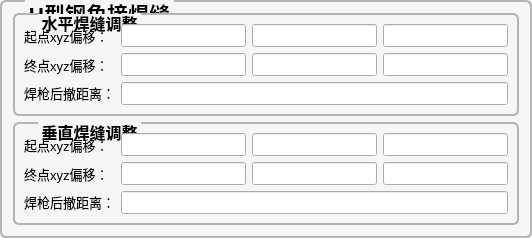
        <widget class="QGroupBox" name="groupBox_23">
         <property name="sizePolicy">
          <sizepolicy hsizetype="Preferred" vsizetype="Preferred">
           <horstretch>4</horstretch>
           <verstretch>2</verstretch>
          </sizepolicy>
         </property>
         <property name="font">
          <font>
           <pointsize>16</pointsize>
           <bold>true</bold>
          </font>
         </property>
         <property name="styleSheet">
          <string notr="true">QGroupBox {
	color: rgb(0, 0, 0);
	background-color: #f6f6f6;
    border-width: 2px;
    border-radius: 6px;
   border-style:solid;
  border-color: #b4b4b4;
  margin-top: 2ex;
}
QGroupBox::title {
     subcontrol-origin: margin;
     subcontrol-position: top left;
   left:25px;
     margin-left: 0px;
     padding:0 1px;
}</string>
         </property>
         <property name="title">
          <string>H型钢角接焊缝</string>
         </property>
         <property name="alignment">
          <set>Qt::AlignCenter</set>
         </property>
         <layout class="QGridLayout" name="gridLayout_24">
          <item row="0" column="0">
           <layout class="QVBoxLayout" name="verticalLayout_6">
            <item>
             <widget class="QGroupBox" name="groupBox_24">
              <property name="font">
               <font>
                <pointsize>12</pointsize>
                <bold>true</bold>
               </font>
              </property>
              <property name="styleSheet">
               <string notr="true">QGroupBox {
	color: rgb(0, 0, 0);
	background-color: #f6f6f6;
    border-width: 2px;
    border-radius: 6px;
   border-style:solid;
  border-color: #b4b4b4;
  margin-top: 2ex;
}
QGroupBox::title {
     subcontrol-origin: margin;
     subcontrol-position: top left;
   left:25px;
     margin-left: 0px;
     padding:0 1px;
}</string>
              </property>
              <property name="title">
               <string>水平焊缝调整</string>
              </property>
              <property name="alignment">
               <set>Qt::AlignCenter</set>
              </property>
              <layout class="QGridLayout" name="gridLayout_21">
               <item row="0" column="0">
                <widget class="QLabel" name="label_25">
                 <property name="font">
                  <font>
                   <pointsize>10</pointsize>
                   <bold>false</bold>
                  </font>
                 </property>
                 <property name="styleSheet">
                  <string notr="true">color: rgb(0, 0, 0);</string>
                 </property>
                 <property name="text">
                  <string>起点xyz偏移：</string>
                 </property>
                </widget>
               </item>
               <item row="0" column="1">
                <widget class="QLineEdit" name="lineEdit_PPFHStart_X_Shift">
                 <property name="sizePolicy">
                  <sizepolicy hsizetype="Expanding" vsizetype="Fixed">
                   <horstretch>0</horstretch>
                   <verstretch>0</verstretch>
                  </sizepolicy>
                 </property>
                 <property name="font">
                  <font>
                   <pointsize>10</pointsize>
                   <bold>false</bold>
                  </font>
                 </property>
                </widget>
               </item>
               <item row="0" column="2">
                <widget class="QLineEdit" name="lineEdit_PPFHStart_Y_Shift">
                 <property name="font">
                  <font>
                   <pointsize>10</pointsize>
                   <bold>false</bold>
                  </font>
                 </property>
                </widget>
               </item>
               <item row="0" column="3">
                <widget class="QLineEdit" name="lineEdit_PPFHStart_Z_Shift">
                 <property name="font">
                  <font>
                   <pointsize>10</pointsize>
                   <bold>false</bold>
                  </font>
                 </property>
                </widget>
               </item>
               <item row="1" column="0">
                <widget class="QLabel" name="label_22">
                 <property name="font">
                  <font>
                   <pointsize>10</pointsize>
                   <bold>false</bold>
                  </font>
                 </property>
                 <property name="styleSheet">
                  <string notr="true">color: rgb(0, 0, 0);</string>
                 </property>
                 <property name="text">
                  <string>终点xyz偏移：</string>
                 </property>
                </widget>
               </item>
               <item row="1" column="1">
                <widget class="QLineEdit" name="lineEdit_PPFHEnd_X_Shift">
                 <property name="font">
                  <font>
                   <pointsize>10</pointsize>
                   <bold>false</bold>
                  </font>
                 </property>
                </widget>
               </item>
               <item row="1" column="2">
                <widget class="QLineEdit" name="lineEdit_PPFHEnd_Y_Shift">
                 <property name="font">
                  <font>
                   <pointsize>10</pointsize>
                   <bold>false</bold>
                  </font>
                 </property>
                </widget>
               </item>
               <item row="1" column="3">
                <widget class="QLineEdit" name="lineEdit_PPFHEnd_Z_Shift">
                 <property name="font">
                  <font>
                   <pointsize>10</pointsize>
                   <bold>false</bold>
                  </font>
                 </property>
                </widget>
               </item>
               <item row="2" column="0">
                <widget class="QLabel" name="label_32">
                 <property name="font">
                  <font>
                   <pointsize>10</pointsize>
                   <bold>false</bold>
                  </font>
                 </property>
                 <property name="styleSheet">
                  <string notr="true">color: rgb(0, 0, 0);</string>
                 </property>
                 <property name="text">
                  <string>&lt;html&gt;&lt;head/&gt;&lt;body&gt;&lt;p align=&quot;center&quot;&gt;焊枪后撤距离：&lt;/p&gt;&lt;/body&gt;&lt;/html&gt;</string>
                 </property>
                </widget>
               </item>
               <item row="2" column="1" colspan="3">
                <widget class="QLineEdit" name="lineEdit_PPFHWeld_WithdrawDistance">
                 <property name="sizePolicy">
                  <sizepolicy hsizetype="Expanding" vsizetype="Fixed">
                   <horstretch>0</horstretch>
                   <verstretch>0</verstretch>
                  </sizepolicy>
                 </property>
                 <property name="font">
                  <font>
                   <pointsize>10</pointsize>
                   <bold>false</bold>
                  </font>
                 </property>
                </widget>
               </item>
              </layout>
             </widget>
            </item>
           </layout>
          </item>
          <item row="1" column="0">
           <widget class="QGroupBox" name="groupBox_25">
            <property name="font">
             <font>
              <pointsize>12</pointsize>
              <bold>true</bold>
             </font>
            </property>
            <property name="styleSheet">
             <string notr="true">QGroupBox {
	color: rgb(0, 0, 0);
	background-color: #f6f6f6;
    border-width: 2px;
    border-radius: 6px;
   border-style:solid;
  border-color: #b4b4b4;
  margin-top: 2ex;
}
QGroupBox::title {
     subcontrol-origin: margin;
     subcontrol-position: top left;
   left:25px;
     margin-left: 0px;
     padding:0 1px;
}</string>
            </property>
            <property name="title">
             <string>垂直焊缝调整</string>
            </property>
            <property name="alignment">
             <set>Qt::AlignCenter</set>
            </property>
            <layout class="QGridLayout" name="gridLayout_22">
             <item row="0" column="0">
              <widget class="QLabel" name="label_34">
               <property name="font">
                <font>
                 <pointsize>10</pointsize>
                 <bold>false</bold>
                </font>
               </property>
               <property name="styleSheet">
                <string notr="true">color: rgb(0, 0, 0);</string>
               </property>
               <property name="text">
                <string>起点xyz偏移：</string>
               </property>
              </widget>
             </item>
             <item row="0" column="1">
              <widget class="QLineEdit" name="lineEdit_PPFVStart_X_Shift">
               <property name="sizePolicy">
                <sizepolicy hsizetype="Expanding" vsizetype="Fixed">
                 <horstretch>0</horstretch>
                 <verstretch>0</verstretch>
                </sizepolicy>
               </property>
               <property name="font">
                <font>
                 <pointsize>10</pointsize>
                 <bold>false</bold>
                </font>
               </property>
              </widget>
             </item>
             <item row="0" column="2">
              <widget class="QLineEdit" name="lineEdit_PPFVStart_Y_Shift">
               <property name="font">
                <font>
                 <pointsize>10</pointsize>
                 <bold>false</bold>
                </font>
               </property>
              </widget>
             </item>
             <item row="0" column="3">
              <widget class="QLineEdit" name="lineEdit_PPFVStart_Z_Shift">
               <property name="font">
                <font>
                 <pointsize>10</pointsize>
                 <bold>false</bold>
                </font>
               </property>
              </widget>
             </item>
             <item row="1" column="0">
              <widget class="QLabel" name="label_38">
               <property name="font">
                <font>
                 <pointsize>10</pointsize>
                 <bold>false</bold>
                </font>
               </property>
               <property name="styleSheet">
                <string notr="true">color: rgb(0, 0, 0);</string>
               </property>
               <property name="text">
                <string>终点xyz偏移：</string>
               </property>
              </widget>
             </item>
             <item row="1" column="1">
              <widget class="QLineEdit" name="lineEdit_PPFVEnd_X_Shift">
               <property name="font">
                <font>
                 <pointsize>10</pointsize>
                 <bold>false</bold>
                </font>
               </property>
              </widget>
             </item>
             <item row="1" column="2">
              <widget class="QLineEdit" name="lineEdit_PPFVEnd_Y_Shift">
               <property name="font">
                <font>
                 <pointsize>10</pointsize>
                 <bold>false</bold>
                </font>
               </property>
              </widget>
             </item>
             <item row="1" column="3">
              <widget class="QLineEdit" name="lineEdit_PPFVEnd_Z_Shift">
               <property name="font">
                <font>
                 <pointsize>10</pointsize>
                 <bold>false</bold>
                </font>
               </property>
              </widget>
             </item>
             <item row="2" column="0">
              <widget class="QLabel" name="label_70">
               <property name="font">
                <font>
                 <pointsize>10</pointsize>
                 <bold>false</bold>
                </font>
               </property>
               <property name="styleSheet">
                <string notr="true">color: rgb(0, 0, 0);</string>
               </property>
               <property name="text">
                <string>&lt;html&gt;&lt;head/&gt;&lt;body&gt;&lt;p align=&quot;center&quot;&gt;焊枪后撤距离：&lt;/p&gt;&lt;/body&gt;&lt;/html&gt;</string>
               </property>
              </widget>
             </item>
             <item row="2" column="1" colspan="3">
              <widget class="QLineEdit" name="lineEdit_PPFVWeld_WithdrawDistance">
               <property name="sizePolicy">
                <sizepolicy hsizetype="Expanding" vsizetype="Fixed">
                 <horstretch>0</horstretch>
                 <verstretch>0</verstretch>
                </sizepolicy>
               </property>
               <property name="font">
                <font>
                 <pointsize>10</pointsize>
                 <bold>false</bold>
                </font>
               </property>
              </widget>
             </item>
            </layout>
           </widget>
          </item>
         </layout>
        </widget>
